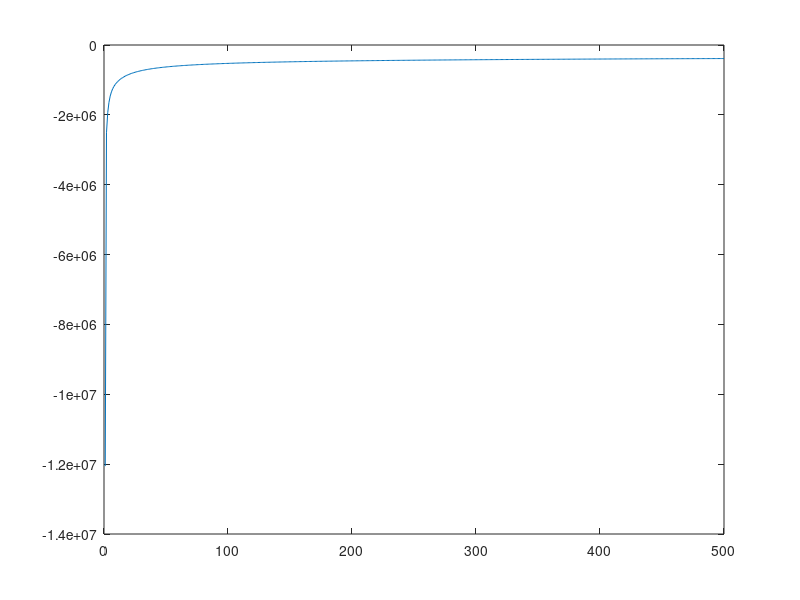

This figure's MATLAB source:
%% June 20, 2023 as20graph_out.mat
%
%   TEST: 500 iterations of HyperKronFit were run on as20graph.txt from
%   snap using the following bash script and parameters:
%       #!/bin/bash
%       
%       #SBATCH --job-name=GO1!
%       #SBATCH --mail-user=jpic@umich.edu
%       #SBATCH --mail-type=BEGIN,END
%       #SBATCH --cpus-per-task=1
%       #SBATCH --nodes=1
%       #SBATCH --ntasks-per-node=1
%       #SBATCH --mem=50GB
%       #SBATCH --time=1-00:00:00
%       #SBATCH --account=indikar0
%       #SBATCH --partition=standard
%       #SBATCH --output=/nfs/turbo/umms-indikar/Joshua/Main/Projects/...
%           AFOSR/kroneckerCalculations/HyperKronFit2/testResults/%x-%j.log
%       
%       
%       module load matlab
%       matlab -nodisplay -r "driverHyperKronFit('system','GL', 'n0', 2,...
%           'filePath', '/nfs/turbo/umms-indikar/Joshua/Main/Projects/...
%           AFOSR/kroneckerCalculations/HyperKronFit/as20graph.txt',...
%           'firstPermItrs', 10000, 'gradSamples', 100000, 'maxItrs',...
%           500, 'learningRate', 1e-9', 'outputPath', '/nfs/turbo/...
%           umms-indikar/Joshua/Main/Projects/AFOSR/...
%           kroneckerCalculations/HyperKronFit2/testResults/...
%           as20graph_out.m');"

clear all; clc; close all;
load("as20graph_out.mat")
figure; plot(likelihoods)